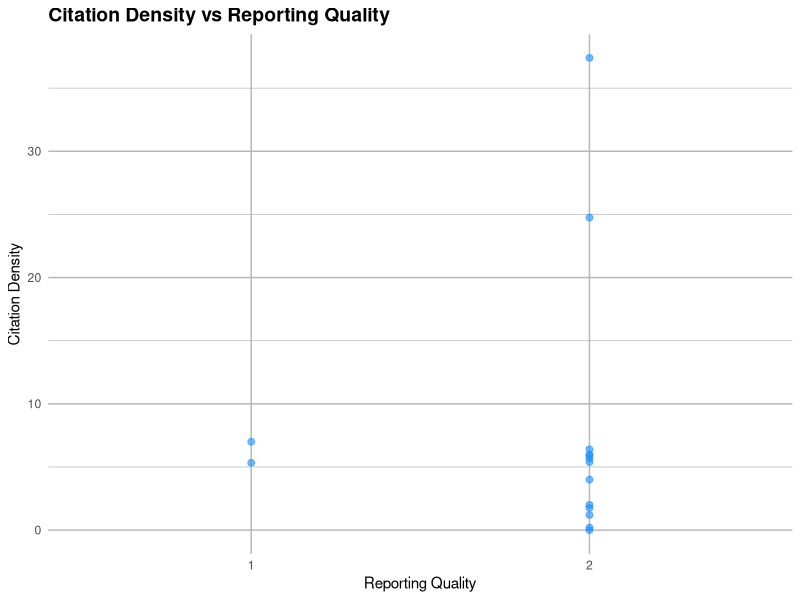

The R source for this figure:
library(ggplot2)

# Citation Density vs Reporting Quality
papers <- data.frame(
  Article = letters[1:15],
  
  Citation_Density = c(5.89, 6.4, 37.4, 5.38, 4, 5.67, 7, 2, 6, 1.2, 1.75, 0.2, 0, 5.33, 24.75 ),
  
  Reporting_Quality = c(2, 2, 2, 2, 2, 2, 1, 2, 2, 2, 2, 2, 2, 1, 2)
)

plot1 <- ggplot(papers, aes(x = factor(Reporting_Quality), y = Citation_Density)) +
  geom_point(size = 2, color = "#1E90FF", alpha = 0.6) +
  scale_x_discrete(limits = c("1", "2")) + 
  labs(
    title = "Citation Density vs Reporting Quality",
    x = "Reporting Quality",
    y = "Citation Density"
) +
  theme_minimal() +
  theme(
  plot.title = element_text(face = "bold", size = 14),
  axis.title = element_text(),
  axis.text = element_text(),
  
  panel.background = element_rect(fill = "white", color = NA),
  plot.background = element_rect(fill = "white", color = NA),

  panel.grid.major = element_line(color = "#b5b7ba"),
  panel.grid.minor = element_line(color = "#b5b7ba")
  )

print(plot1)
